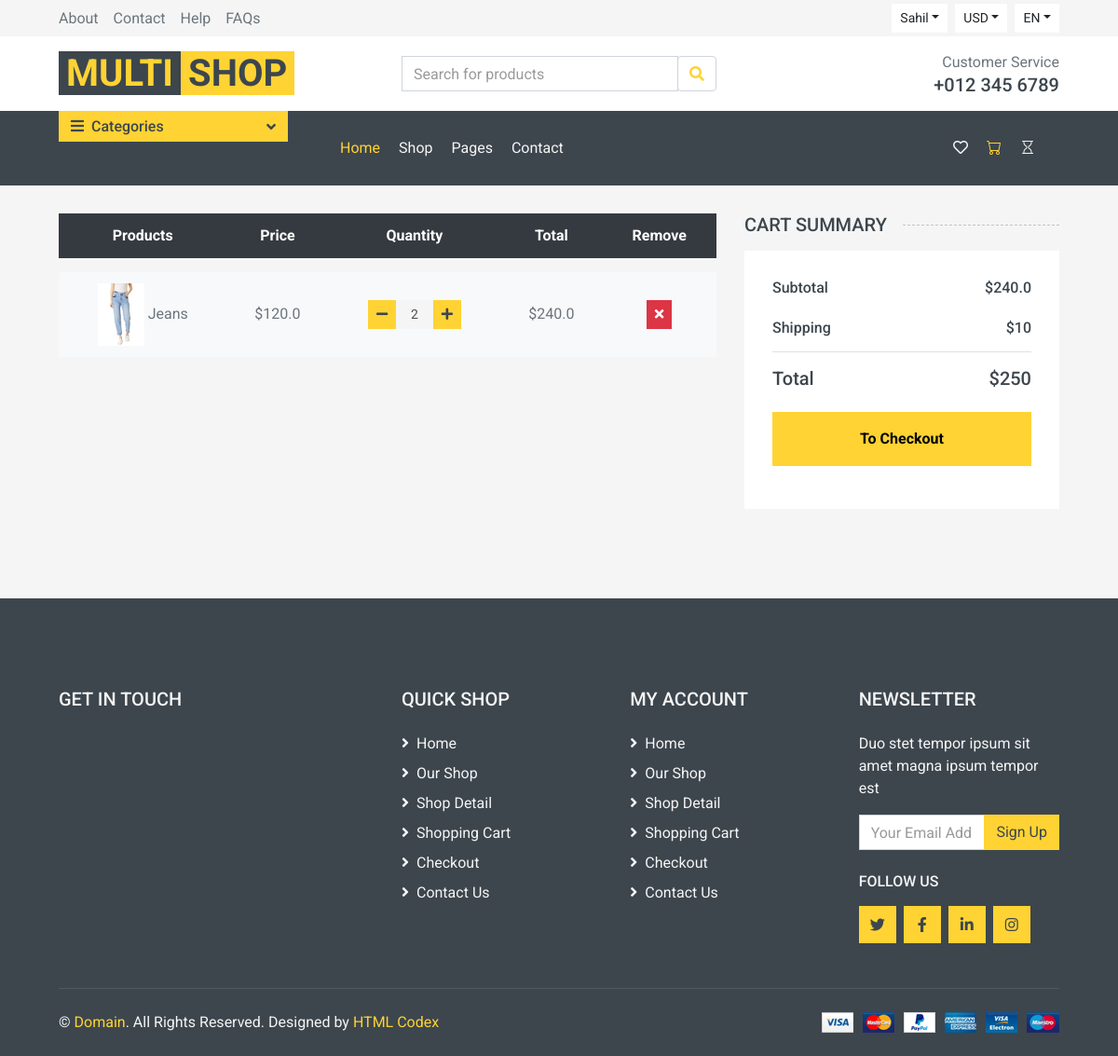
The app's page /cart/ (signed in) with its own data.
### app/models.py (models this page shows, shortened)
class CartItem(models.Model):
    user = models.ForeignKey(settings.AUTH_USER_MODEL, on_delete=models.CASCADE, null=True, blank=True)
    product = models.ForeignKey('Product', on_delete=models.CASCADE)
    quantity = models.PositiveIntegerField(default=1)

class Product(models.Model):
    title = models.CharField(max_length=100)
    selling_price = models.FloatField()
    discounted_price = models.DecimalField(max_digits=10, decimal_places=2, blank=True, null=True)
    description = models.TextField()
    brand = models.CharField(max_length=100)
    category = models.ForeignKey(Category, on_delete=models.CASCADE)
    product_image = models.ImageField(upload_to='productimg')
    stock = models.PositiveIntegerField(default=0)
    is_featured = models.BooleanField(default=False)
    is_active = models.BooleanField(default=True)
    created_at = models.DateTimeField(auto_now_add=True)
    sizes = models.ManyToManyField('Size')
    colors = models.ManyToManyField('Color')

### app/views.py (the view)
# urls.py: path('cart/', views.cart, name='cart'),
@login_required
def cart(request):
    cart_items = CartItem.objects.filter(user=request.user)
    total = 0
    for item in cart_items:
        item.total_price = item.product.selling_price * item.quantity
        total += item.total_price
    return render(request, 'app/cart.html', {'cart_items': cart_items, 'total': total})

### app/templates/app/cart.html (shortened to what this page needs)
{% extends 'app/base.html' %}
{% block content %}
<div class="container-fluid">
    <div class="row px-xl-5">
        <div class="col-lg-8 table-responsive mb-5">
            <table class="table table-light table-borderless table-hover text-center mb-0">
                <thead class="thead-dark">
                    <tr>
                        <th>Products</th>
                        <th>Price</th>
                        <th>Quantity</th>
                        <th>Total</th>
                        <th>Remove</th>
                    </tr>
                </thead>
                <tbody class="align-middle">
                    {% for item in cart_items %}
                    <tr data-cart-item-id="{{ item.id }}">
                        <td class="align-middle">
                            <img src="{{ item.product.product_image.url }}" alt="" style="width: 50px;">
                            {{ item.product.title }}
                        </td>
                        <td class="align-middle">${{ item.product.selling_price }}</td>
                        <td class="align-middle">
                            <div class="input-group quantity mx-auto" style="width: 100px;">
                                <button class="btn btn-sm btn-primary btn-minus" data-action="minus">
                                    <i class="fa fa-minus"></i>
                                </button>
                                <input type="text"
                                class="form-control form-control-sm bg-secondary border-0 text-center"
                                value="{{ item.quantity }}" readonly>
                                <button class="btn btn-sm btn-primary btn-plus" data-action="plus">
                                    <i class="fa fa-plus"></i>
                                </button>
                            </div>
                        </td>
                        <td class="align-middle">${{ item.total_price }}</td>
                        <td class="align-middle">
                            <form action="{% url 'remove_from_cart' item.id %}" method="POST">
                                <button class="btn btn-sm btn-danger"><i class="fa fa-times"></i></button>
                            </form>
                        </td>
                    </tr>
                    {% endfor %}
                </tbody>
            </table>
        </div>
        <div class="col-lg-4">
            <h5 class="section-title position-relative text-uppercase mb-3"><span class="bg-secondary pr-3">Cart
                    Summary</span></h5>
            <div class="bg-light p-30 mb-5">
                <div class="border-bottom pb-2">
                    <div class="d-flex justify-content-between mb-3">
                        <h6>Subtotal</h6>
                        <h6 id="cart-total">${{ total }}</h6>
                    </div>
                    <div class="d-flex justify-content-between">
                        <h6 class="font-weight-medium">Shipping</h6>
                        <h6 class="font-weight-medium">$10</h6>
                    </div>
                </div>
                <div class="pt-2">
                    <div class="d-flex justify-content-between mt-2">
                        <h5>Total</h5>
                        <h5 id="grand-total">${{ total|add:10 }}</h5>
                    </div>
                    <button class="btn btn-block btn-primary font-weight-bold my-3 py-3">
                        <a href="{% url 'checkout' %}" class="text-black text-decoration-none">To Checkout</a>
                    </button>
                </div>
            </div>
        </div>
    </div>
</div>
{% endblock %}

### app/templates/app/header.html (shortened to what this page needs)
<!DOCTYPE html>
<html lang="en">
{% load static %}
<head>
    <link href="https://cdnjs.cloudflare.com/ajax/libs/font-awesome/5.10.0/css/all.min.css" rel="stylesheet">
    <link href="{% static 'lib/animate/animate.min.css' %}" rel="stylesheet">
    <link href="{% static 'lib/owlcarousel/assets/owl.carousel.min.css' %}" rel="stylesheet">
    <link href="https://cdn.jsdelivr.net/npm/bootstrap@5.1.3/dist/css/bootstrap.min.css" rel="stylesheet">
    <link rel="stylesheet" href="https://cdn.jsdelivr.net/npm/bootstrap-icons@1.11.3/font/bootstrap-icons.min.css">
    <link href="{% static 'css/style.css' %}" rel="stylesheet">
</head>
<body>
    <div class="container-fluid">
        <div class="row bg-secondary py-1 px-xl-5">
            <div class="col-lg-6 d-none d-lg-block">
                <div class="d-inline-flex align-items-center h-100">
                    <a class="text-body mr-3" href="#">About</a>
                    <a class="text-body mr-3" href="{% url 'contact' %}">Contact</a>
                    <a class="text-body mr-3" href="#">Help</a>
                    <a class="text-body mr-3" href="#">FAQs</a>
                </div>
            </div>
            <div class="col-lg-6 text-center text-lg-right">
                <div class="d-inline-flex align-items-center">
                    <div style="display: flex;">
                        {% if user.is_authenticated %}
                            <div class="btn-group">
                                <button type="button" class="btn btn-sm btn-light dropdown-toggle" data-bs-toggle="dropdown" aria-expanded="false">{{ request.user }}</button>
                            </div>
                        {% else %}
                            <a href="{% url 'login' %}" class="dropdown-item">Sign in</a>
                            <a href="{% url 'signup' %}" class="dropdown-item">Sign up</a>
                        {% endif %}
                    </div>
                    <div class="btn-group mx-2">
                        <button type="button" class="btn btn-sm btn-light dropdown-toggle" data-bs-toggle="dropdown" aria-expanded="false">USD</button>
                    </div>
                    <div class="btn-group">
                        <button type="button" class="btn btn-sm btn-light dropdown-toggle" data-bs-toggle="dropdown" aria-expanded="false">EN</button>
                    </div>
                </div>
            </div>
        </div>
        <div class="row align-items-center bg-light py-3 px-xl-5 d-none d-lg-flex">
            <div class="col-lg-4">
                <a href="#" class="text-decoration-none">
                    <span class="h1 text-uppercase text-primary bg-dark px-2">Multi</span>
                    <span class="h1 text-uppercase text-dark bg-primary px-2 ml-n1">Shop</span>
                </a>
            </div>
            <div class="col-lg-4 col-6 text-left">
                <form action="{% url 'product_search' %}" method="get">
                    <div class="input-group">
                        <input type="text" name="q" class="form-control" placeholder="Search for products" aria-label="Search for products" value="{{ query }}">
                        <div class="input-group-append">
                            <span class="input-group-text bg-transparent text-primary">
                                <i class="fa fa-search"></i>
                            </span>
                        </div>
                    </div>
                </form>
            </div>
            <div class="col-lg-4 col-6 text-right">
                <p class="m-0">Customer Service</p>
                <h5 class="m-0">+012 345 6789</h5>
            </div>
        </div>
    </div>
    <div class="container-fluid bg-dark mb-30">
        <div class="row px-xl-5">
            <div class="col-lg-3 d-none d-lg-block">
                <a class="btn d-flex align-items-center justify-content-between bg-primary w-100" data-bs-toggle="collapse" href="#navbar-vertical" aria-expanded="false">
                    <h6 class="text-dark m-0"><i class="fa fa-bars mr-2"></i>Categories</h6>
                    <i class="fa fa-angle-down text-dark"></i>
                </a>
            </div>
            <div class="col-lg-9">
                <nav class="navbar navbar-expand-lg bg-dark navbar-dark">
                    <div class="collapse navbar-collapse justify-content-between" id="navbarCollapse">
                        <div class="navbar-nav mr-auto">
                            <a href="{% url 'home' %}" class="nav-item nav-link active">Home</a>
                            <a href="{% url 'shop' %}" class="nav-item nav-link">Shop</a>
                            <div class="nav-item dropdown">
                                <a href="#" class="nav-link dropdown-toggle" data-bs-toggle="dropdown" aria-expanded="false">Pages</a>
                            </div>
                            <a href="{% url 'contact' %}" class="nav-item nav-link">Contact</a>
                        </div>
                        <div class="navbar-nav ml-auto">
                            <a href="{% url 'wishlist' %}" class="nav-item nav-link"><i class="far fa-heart"></i></a>
                            <a href="{% url 'cart' %}" class="nav-item nav-link"><i class="bi bi-cart text-primary"></i></a>
                            <a href="{% url 'order_history' %}" class="nav-item nav-link"><i class="bi bi-hourglass"></i></a>
                        </div>
                    </div>
                </nav>
            </div>
        </div>
    </div>
</body>
</html>

### records on screen
CartItem: product.product_image (picture), product "Jeans", product.selling_price "120.0", quantity "2", total_price "240.0"

### other values on screen
{{ request.user }} "Sahil"
{{ total }} "240.0"
{{ total|add:10 }} "250"
